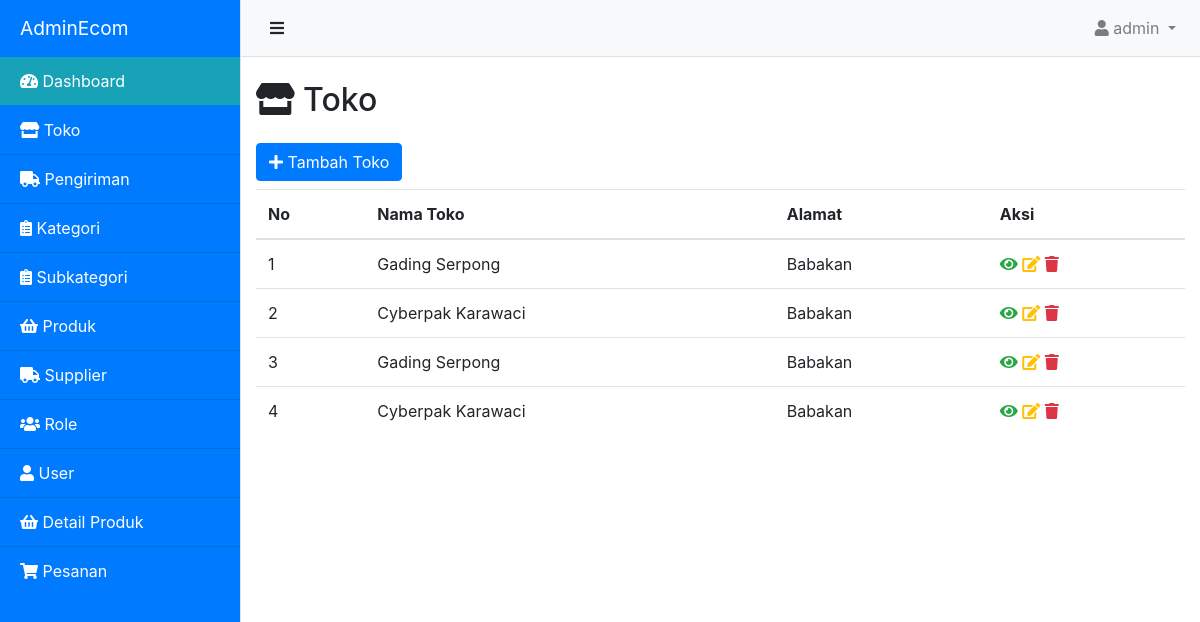
Page /admin/dashboard.php?module=toko&page=daftar-toko (signed in) on the committed database.
### tables this page shows
CREATE TABLE `toko` (
  `id` int(11) NOT NULL,
  `nama_toko` varchar(100) NOT NULL,
  `alamat` varchar(100) NOT NULL
);

### model/koneksi.php (called while the page is built, shortened)
<?php
class Koneksi {
    private $conn;
    private $host = 'localhost';
    private $user = 'root';
    private $pass = '';
    private $dbname = 'adminecom';
    public function __construct()
    {
        $this->conn = new mysqli($this->host, $this->user, $this->pass, $this->dbname);
    }
    public function getConnection()
    {
        return $this->conn;
    }
}

### model/Toko.php (called while the page is built, shortened)
<?php
require_once 'koneksi.php';
class Toko extends Koneksi
{
    private $conn;
    public function __construct()
    {
        $this->conn = $this->getConnection();
    }
    public function getAll()
    {
        $query = "SELECT * FROM toko ORDER BY id DESC";
        $result = $this->conn->query($query);
        $data = array();
        if($result->num_rows > 0){
            while($row = $result->fetch_assoc()){
                $data[] = $row;
            }
        }
        return $data;
    }
}

### admin/page/toko/daftar-toko.php (the view)
<h2 class="mt-4 mb-4"><i class="fas fa-store"></i> Toko</h2>
<button type="button" class="btn btn-primary mb-2" onclick="window.location.href='dashboard.php?module=toko&page=tambah-toko'"><i class="fas fa-plus"></i> Tambah Toko</button>
<div class="row">
    <div class="col">
        <table class="table table-hover">
            <thead>
                <tr>
                    <th>No</th>
                    <th>Nama Toko</th>
                    <th>Alamat</th>
                    <th>Aksi</th>
                </tr>
            </thead>
            <tbody>
                <?php
                    require_once('../model/Toko.php');
                    $toko = new Toko();
                    $tokos = $toko->getAll();
                    $no = 1;
                    foreach ($tokos as $row) :
                ?>
                <tr>
                    <td><?= $no++ ?></td>
                    <td><?= $row['nama_toko'] ?></td>
                    <td><?= $row['alamat'] ?></td>
                    <td>
                        <a href="#"><i class="fa fa-eye text-success"></i></a>
                        <a href="../../dashboard.php?module=toko&page=edit-toko.php?id=<?= $row['id'] ?>"><i class="fa fa-edit text-warning"></i></a>
                        <a href="page/toko/deleteToko.php?id=<?= $row['id'] ?>"><i class="fa fa-trash text-danger"></i></a>
                    </td>
                </tr>
                <?php endforeach; ?>
            </tbody>
        </table>
    </div>
</div>

### assets/css/simple-sidebar.css (style rules this page uses)
body { overflow-x: hidden; }

### rows in the picture
toko: nama_toko "Gading Serpong", alamat "Babakan"
toko: nama_toko "Cyberpak Karawaci", alamat "Babakan"
toko: nama_toko "Gading Serpong", alamat "Babakan"
toko: nama_toko "Cyberpak Karawaci", alamat "Babakan"

### other values in the picture
$username "admin"
